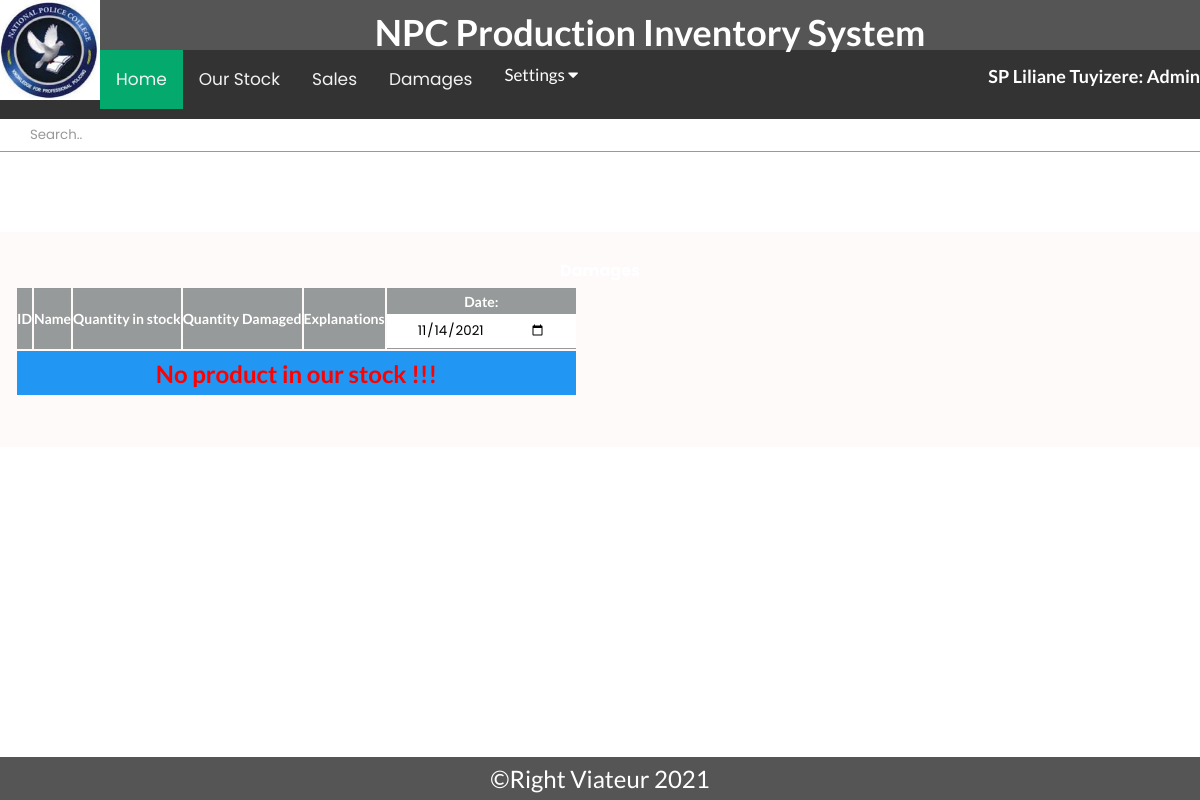
The page /seller/Canteen/Damages.php (signed in) on the database as committed earlier.
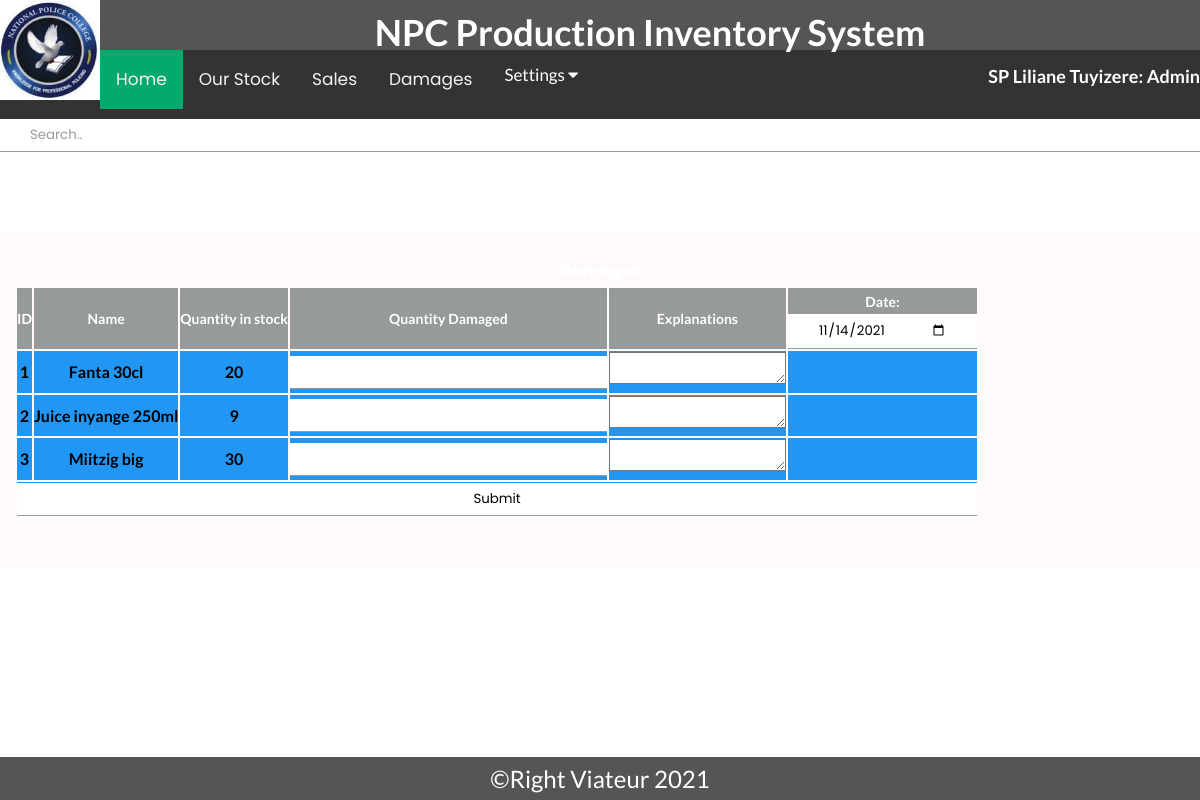
The same page on the database as committed later.
### tables this page shows
CREATE TABLE IF NOT EXISTS `products` (
  `productId` int NOT NULL AUTO_INCREMENT,
  `productName` varchar(25) NOT NULL,
  `purchasingPrice` decimal(65,0) NOT NULL,
  `sellingPrice` decimal(65,0) NOT NULL,
  `balance` int NOT NULL,
  `location` varchar(255) NOT NULL,
  PRIMARY KEY (`productId`)
);

### seller/Canteen/Damages.php (the view, shortened to what this page needs)
 <div class="topnav" id="myTopnav"><form method="post" action="Damages_Search.php">
      <input type="text" placeholder="Search.." name="search" style="margin-top: 10px;" class="search">
    </form>
 </div>
<div class="contents">
<div>
            <div class="main-content-inner">
                <br>
                <h4 class="heading">Damages</h4>
                <form method="post" action="damage.php">
                <div >
                                <div class="single-table">
                                    <div class="table-responsive">
                                        <table class="table text-dark text-center" id="styled-table">
                                            <thead class="text-uppercase">
                                                <tr class="table-active">
                                                    <th scope="col">ID</th>
                                                    <th scope="col">Name</th>
                                                    <th scope="col">Quantity in stock</th>
                                                    <th scope="col">Quantity Damaged</th>
                                                    <th scope="col">Explanations</th>
                           <th scope="col">Date:<input type="date" id="monthly" name="date" value="<?php echo date('Y-m-d');?>"></th>
                                                </tr>
                                            </thead>
                                            <tbody>
      <?php
               include('../../config.php');
               $result = mysqli_query($db, "SELECT * FROM products WHERE balance!='0' AND location='Canteen'");
                 if ($result -> num_rows >  0) {
              while($row = mysqli_fetch_array($result)) {
$products[]=$row["productId"];
$rowCount = count($products);
}
for($i=0;$i<$rowCount;$i++) {
$result = mysqli_query($db, "SELECT * FROM products WHERE productId='" . $products[$i] . "'AND location='Canteen'");
$row[$i]= mysqli_fetch_array($result);
?>
                   <tr class="database-data" style="background-color: #2196f3;">
                    <th><?php echo $i+1 ?></th>
                      <th> <input type="hidden" name="product_id[]" value="<?php echo $row[$i]["productId"]  ?>"><?php echo $row[$i]["productName"] ?></th>
                      <th><?php echo $row[$i]["balance"]  ?></th>
                      <th><input type="hidden" name="price[]" value="<?php echo $row[$i]["purchasingPrice"]  ?>">
                     <input type="number" name="quant[]"></th>
                      <th> <textarea  name="explanations[]" ></textarea></th><th></th>
                    </tr>
            <?php
                 }
                 ?>
                 <tr class="database-data"><th colspan="6" >
               <input type="submit" name="damage" value="Submit" style="" class="purchase-button">
                </th></tr>
                <?php
                 }
                 else{ ?>
                <tr class="database-data" style='font-size:24px;font-weight: bold;color: red;'> <th colspan="8">No product in our stock !!!</th></tr>
                <?php
}
            ?>
                 </tbody>
                                        </table>
                                    </div>
                                </div>
</div>
                    </form>
                    </div>
</body>
</html>

Rows that differ between the two databases and show on the page:
added products: productName "Fanta 30cl", balance "20"
added products: productName "Juice inyange 250ml", balance "9"
added products: productName "Miitzig big", balance "30"
Other text that changed with them:
form field damage: (not shown) → "Submit"
text no longer shown: "No product in our stock !!!"
